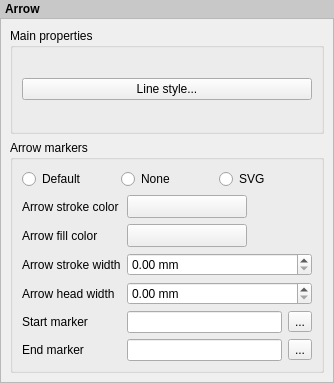
<?xml version="1.0" encoding="UTF-8"?>
<ui version="4.0">
 <class>QgsComposerArrowWidgetBase</class>
 <widget class="QWidget" name="QgsComposerArrowWidgetBase">
  <property name="geometry">
   <rect>
    <x>0</x>
    <y>0</y>
    <width>334</width>
    <height>383</height>
   </rect>
  </property>
  <property name="windowTitle">
   <string>Form</string>
  </property>
  <layout class="QVBoxLayout" name="verticalLayout">
   <property name="spacing">
    <number>0</number>
   </property>
   <property name="leftMargin">
    <number>0</number>
   </property>
   <property name="topMargin">
    <number>0</number>
   </property>
   <property name="rightMargin">
    <number>0</number>
   </property>
   <property name="bottomMargin">
    <number>0</number>
   </property>
   <item>
    <widget class="QLabel" name="label_3">
     <property name="sizePolicy">
      <sizepolicy hsizetype="Preferred" vsizetype="Maximum">
       <horstretch>0</horstretch>
       <verstretch>0</verstretch>
      </sizepolicy>
     </property>
     <property name="styleSheet">
      <string notr="true">padding: 2px; font-weight: bold; background-color: rgb(200, 200, 200);</string>
     </property>
     <property name="text">
      <string>Arrow</string>
     </property>
    </widget>
   </item>
   <item>
    <widget class="QgsScrollArea" name="scrollArea">
     <property name="widgetResizable">
      <bool>true</bool>
     </property>
     <widget class="QWidget" name="scrollAreaWidgetContents">
      <property name="geometry">
       <rect>
        <x>0</x>
        <y>0</y>
        <width>332</width>
        <height>360</height>
       </rect>
      </property>
      <layout class="QVBoxLayout" name="mainLayout">
       <item>
        <widget class="QgsCollapsibleGroupBoxBasic" name="groupBox">
         <property name="focusPolicy">
          <enum>Qt::StrongFocus</enum>
         </property>
         <property name="title">
          <string>Main properties</string>
         </property>
         <property name="syncGroup" stdset="0">
          <string notr="true">composeritem</string>
         </property>
         <property name="collapsed" stdset="0">
          <bool>false</bool>
         </property>
         <layout class="QVBoxLayout" name="verticalLayout_2">
          <item>
           <widget class="QPushButton" name="mLineStyleButton">
            <property name="text">
             <string>Line style...</string>
            </property>
           </widget>
          </item>
         </layout>
        </widget>
       </item>
       <item>
        <widget class="QgsCollapsibleGroupBoxBasic" name="mArrowMarkersGroupBox">
         <property name="focusPolicy">
          <enum>Qt::StrongFocus</enum>
         </property>
         <property name="title">
          <string>Arrow markers</string>
         </property>
         <property name="syncGroup" stdset="0">
          <string notr="true">composeritem</string>
         </property>
         <property name="collapsed" stdset="0">
          <bool>false</bool>
         </property>
         <layout class="QGridLayout" name="gridLayout">
          <item row="0" column="0" colspan="2">
           <layout class="QHBoxLayout" name="horizontalLayout_3">
            <item>
             <widget class="QRadioButton" name="mDefaultMarkerRadioButton">
              <property name="text">
               <string>Default</string>
              </property>
             </widget>
            </item>
            <item>
             <widget class="QRadioButton" name="mNoMarkerRadioButton">
              <property name="text">
               <string>None</string>
              </property>
             </widget>
            </item>
            <item>
             <widget class="QRadioButton" name="mSvgMarkerRadioButton">
              <property name="text">
               <string>SVG</string>
              </property>
             </widget>
            </item>
           </layout>
          </item>
          <item row="1" column="0">
           <widget class="QLabel" name="label_5">
            <property name="text">
             <string>Arrow stroke color</string>
            </property>
           </widget>
          </item>
          <item row="1" column="1">
           <widget class="QgsColorButton" name="mArrowHeadStrokeColorButton">
            <property name="sizePolicy">
             <sizepolicy hsizetype="Fixed" vsizetype="Fixed">
              <horstretch>0</horstretch>
              <verstretch>0</verstretch>
             </sizepolicy>
            </property>
            <property name="minimumSize">
             <size>
              <width>120</width>
              <height>0</height>
             </size>
            </property>
            <property name="maximumSize">
             <size>
              <width>120</width>
              <height>16777215</height>
             </size>
            </property>
            <property name="text">
             <string/>
            </property>
           </widget>
          </item>
          <item row="2" column="0">
           <widget class="QLabel" name="label_4">
            <property name="text">
             <string>Arrow fill color</string>
            </property>
           </widget>
          </item>
          <item row="2" column="1">
           <widget class="QgsColorButton" name="mArrowHeadFillColorButton">
            <property name="sizePolicy">
             <sizepolicy hsizetype="Fixed" vsizetype="Fixed">
              <horstretch>0</horstretch>
              <verstretch>0</verstretch>
             </sizepolicy>
            </property>
            <property name="minimumSize">
             <size>
              <width>120</width>
              <height>0</height>
             </size>
            </property>
            <property name="maximumSize">
             <size>
              <width>120</width>
              <height>16777215</height>
             </size>
            </property>
            <property name="text">
             <string/>
            </property>
           </widget>
          </item>
          <item row="3" column="0">
           <widget class="QLabel" name="label">
            <property name="text">
             <string>Arrow stroke width</string>
            </property>
           </widget>
          </item>
          <item row="3" column="1">
           <widget class="QgsDoubleSpinBox" name="mStrokeWidthSpinBox">
            <property name="prefix">
             <string/>
            </property>
            <property name="suffix">
             <string> mm</string>
            </property>
            <property name="singleStep">
             <double>0.200000000000000</double>
            </property>
            <property name="showClearButton" stdset="0">
             <bool>false</bool>
            </property>
           </widget>
          </item>
          <item row="4" column="0">
           <widget class="QLabel" name="label_2">
            <property name="text">
             <string>Arrow head width</string>
            </property>
           </widget>
          </item>
          <item row="4" column="1">
           <widget class="QgsDoubleSpinBox" name="mArrowHeadWidthSpinBox">
            <property name="prefix">
             <string/>
            </property>
            <property name="suffix">
             <string> mm</string>
            </property>
            <property name="showClearButton" stdset="0">
             <bool>false</bool>
            </property>
           </widget>
          </item>
          <item row="5" column="0">
           <widget class="QLabel" name="mStartMarkerLabel">
            <property name="text">
             <string>Start marker</string>
            </property>
           </widget>
          </item>
          <item row="5" column="1">
           <layout class="QHBoxLayout" name="horizontalLayout">
            <item>
             <widget class="QLineEdit" name="mStartMarkerLineEdit"/>
            </item>
            <item>
             <widget class="QToolButton" name="mStartMarkerToolButton">
              <property name="text">
               <string>...</string>
              </property>
             </widget>
            </item>
           </layout>
          </item>
          <item row="6" column="0">
           <widget class="QLabel" name="mEndMarkerLabel">
            <property name="text">
             <string>End marker</string>
            </property>
           </widget>
          </item>
          <item row="6" column="1">
           <layout class="QHBoxLayout" name="horizontalLayout_2">
            <item>
             <widget class="QLineEdit" name="mEndMarkerLineEdit"/>
            </item>
            <item>
             <widget class="QToolButton" name="mEndMarkerToolButton">
              <property name="text">
               <string>...</string>
              </property>
             </widget>
            </item>
           </layout>
          </item>
         </layout>
        </widget>
       </item>
      </layout>
     </widget>
    </widget>
   </item>
  </layout>
 </widget>
 <customwidgets>
  <customwidget>
   <class>QgsScrollArea</class>
   <extends>QScrollArea</extends>
   <header>qgsscrollarea.h</header>
   <container>1</container>
  </customwidget>
  <customwidget>
   <class>QgsColorButton</class>
   <extends>QToolButton</extends>
   <header>qgscolorbutton.h</header>
   <container>1</container>
  </customwidget>
  <customwidget>
   <class>QgsCollapsibleGroupBoxBasic</class>
   <extends>QGroupBox</extends>
   <header>qgscollapsiblegroupbox.h</header>
   <container>1</container>
  </customwidget>
  <customwidget>
   <class>QgsDoubleSpinBox</class>
   <extends>QDoubleSpinBox</extends>
   <header>qgsdoublespinbox.h</header>
  </customwidget>
 </customwidgets>
 <tabstops>
  <tabstop>scrollArea</tabstop>
  <tabstop>groupBox</tabstop>
  <tabstop>mLineStyleButton</tabstop>
  <tabstop>mArrowMarkersGroupBox</tabstop>
  <tabstop>mDefaultMarkerRadioButton</tabstop>
  <tabstop>mNoMarkerRadioButton</tabstop>
  <tabstop>mSvgMarkerRadioButton</tabstop>
  <tabstop>mArrowHeadStrokeColorButton</tabstop>
  <tabstop>mArrowHeadFillColorButton</tabstop>
  <tabstop>mStrokeWidthSpinBox</tabstop>
  <tabstop>mArrowHeadWidthSpinBox</tabstop>
  <tabstop>mStartMarkerLineEdit</tabstop>
  <tabstop>mStartMarkerToolButton</tabstop>
  <tabstop>mEndMarkerLineEdit</tabstop>
  <tabstop>mEndMarkerToolButton</tabstop>
 </tabstops>
 <resources/>
 <connections/>
</ui>
